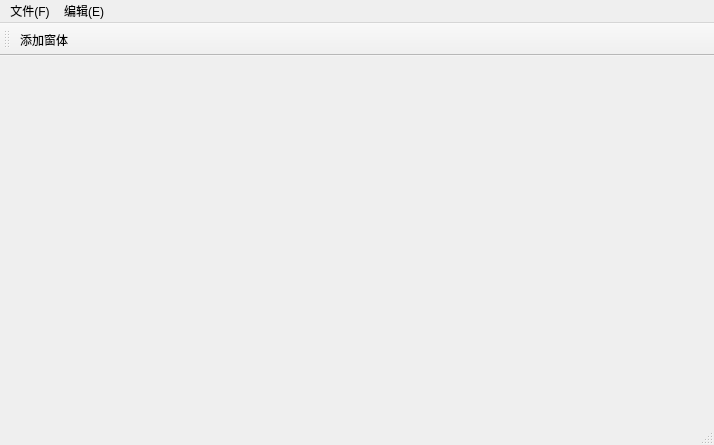
<?xml version="1.0" encoding="UTF-8"?>
<ui version="4.0">
 <class>MainWindow</class>
 <widget class="QMainWindow" name="MainWindow">
  <property name="geometry">
   <rect>
    <x>0</x>
    <y>0</y>
    <width>714</width>
    <height>445</height>
   </rect>
  </property>
  <property name="windowTitle">
   <string>MainWindow</string>
  </property>
  <widget class="QWidget" name="centralwidget">
   <widget class="QWidget" name="gridLayoutWidget">
    <property name="geometry">
     <rect>
      <x>190</x>
      <y>110</y>
      <width>160</width>
      <height>80</height>
     </rect>
    </property>
    <layout class="QGridLayout" name="MaingridLayout"/>
   </widget>
  </widget>
  <widget class="QStatusBar" name="statusbar"/>
  <widget class="QMenuBar" name="menubar">
   <property name="geometry">
    <rect>
     <x>0</x>
     <y>0</y>
     <width>714</width>
     <height>23</height>
    </rect>
   </property>
   <widget class="QMenu" name="file">
    <property name="title">
     <string>文件(F)</string>
    </property>
    <addaction name="fileOpenAction"/>
    <addaction name="fileNewAction"/>
    <addaction name="fileCloseAction"/>
   </widget>
   <widget class="QMenu" name="edit">
    <property name="title">
     <string>编辑(E)</string>
    </property>
   </widget>
   <addaction name="file"/>
   <addaction name="edit"/>
  </widget>
  <widget class="QToolBar" name="toolBar">
   <property name="windowTitle">
    <string>toolBar</string>
   </property>
   <attribute name="toolBarArea">
    <enum>TopToolBarArea</enum>
   </attribute>
   <attribute name="toolBarBreak">
    <bool>false</bool>
   </attribute>
   <addaction name="addWinAction"/>
  </widget>
  <action name="fileOpenAction">
   <property name="text">
    <string>打开</string>
   </property>
   <property name="shortcut">
    <string>Alt+O</string>
   </property>
  </action>
  <action name="fileNewAction">
   <property name="text">
    <string>编辑</string>
   </property>
   <property name="shortcut">
    <string>Alt+N</string>
   </property>
  </action>
  <action name="fileCloseAction">
   <property name="text">
    <string>新建</string>
   </property>
   <property name="shortcut">
    <string>Alt+C</string>
   </property>
  </action>
  <action name="addWinAction">
   <property name="text">
    <string>添加窗体</string>
   </property>
   <property name="toolTip">
    <string>添加窗体</string>
   </property>
  </action>
 </widget>
 <resources/>
 <connections/>
</ui>
